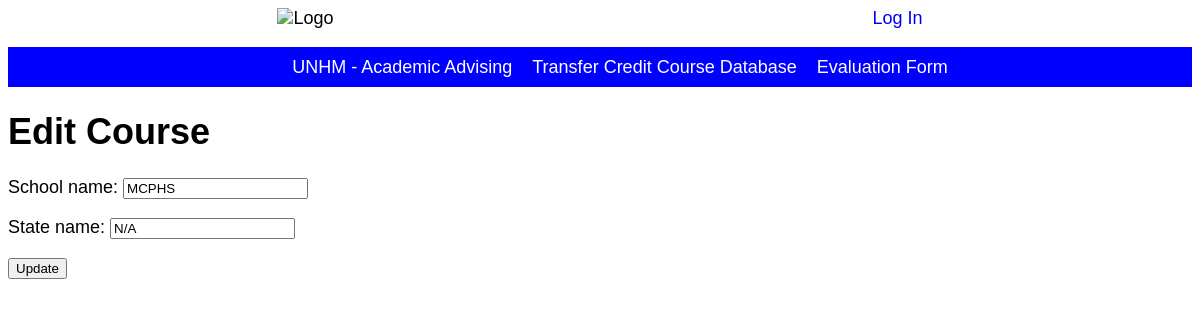
/schools-update/2, run on an earlier commit of the app's database.
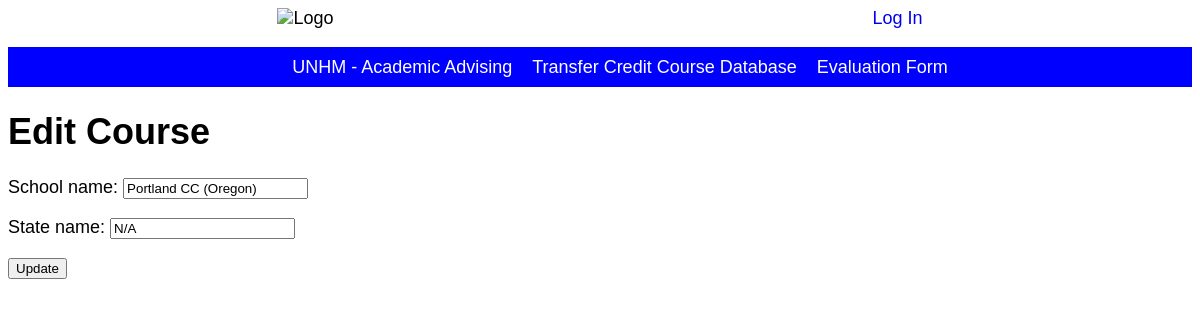
And on a later commit of the database.
### transfer/models/model_school.py (models this page shows, shortened)
class School(models.Model):
    school_name = models.CharField(max_length=100)
    state_name = models.CharField(max_length=100)

### transfer/views/school_view.py (the view)
# urls.py: path('schools-update/<int:pk>', SchoolUpdateView.as_view(), name='school_edit'),
class SchoolUpdateView(UpdateView):
    model = School
    template_name = 'school/school_edit.html'
    success_url = reverse_lazy('school_home')
    fields = '__all__'

### transfer/templates/school/school_edit.html
{% extends 'base.html' %}
{% block content %}
<h1>Edit Course</h1>
<form action="" method="post">{% csrf_token %}
{{ form.as_p }}
<input type="submit" value="Update" />
</form>
{% endblock content %}

What changed in the data, as far as the page shows it:
changed School: school_name "MCPHS" → "Portland CC (Oregon)"
